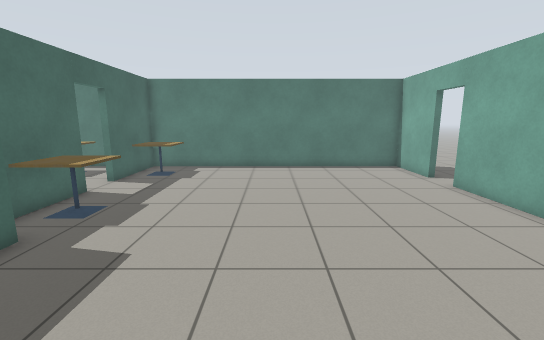
View 1 (above)

17 first-person views from a walk through a world built for the Gazebo simulator. The camera is 1.3 m above the floor, tilts 10° down and sees 90° across. The floor is counted in squares, 0.5 m on a side. Each view is taken from the middle of a square. On the plan, view 1 faces up. The plan holds only what a view shows up to about 18 squares ahead; the rest is blank. Robots are left out.

View 2
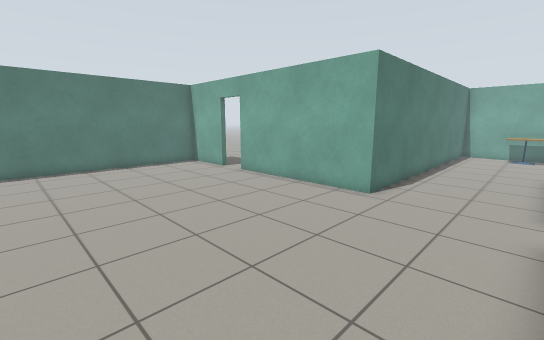

View 3
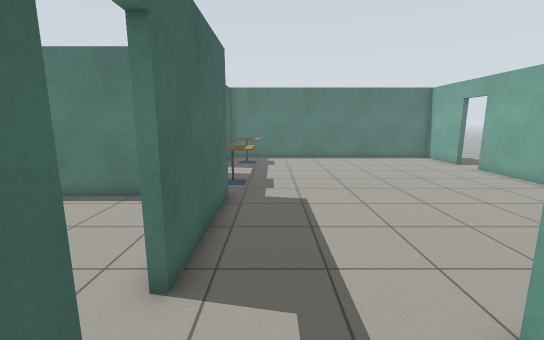

View 4
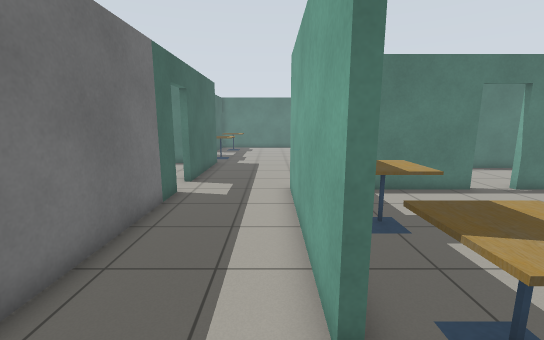

View 5
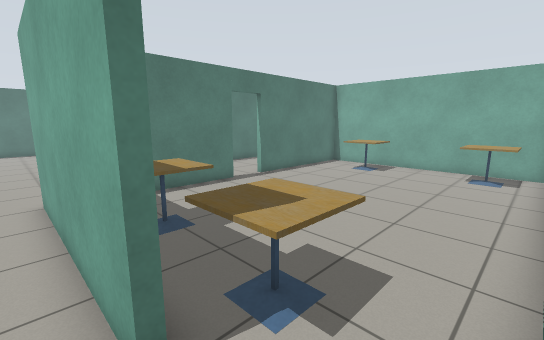

View 6
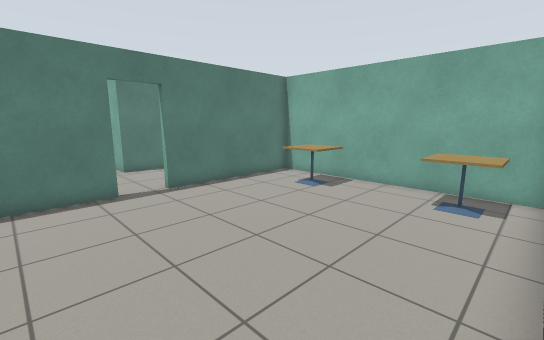

View 7
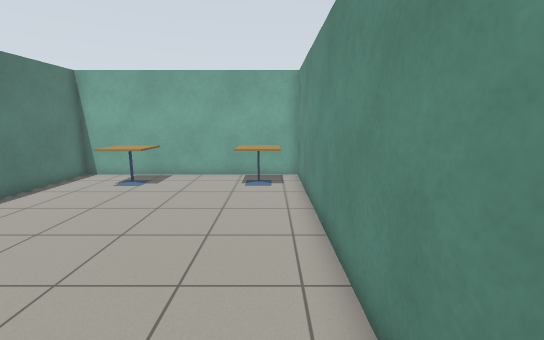

View 8
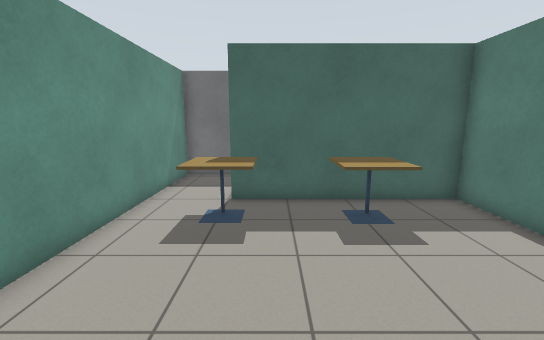

View 9
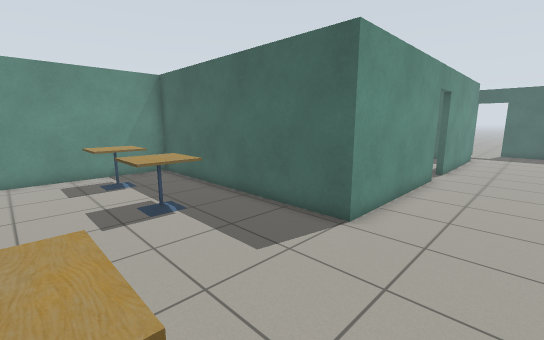

View 10
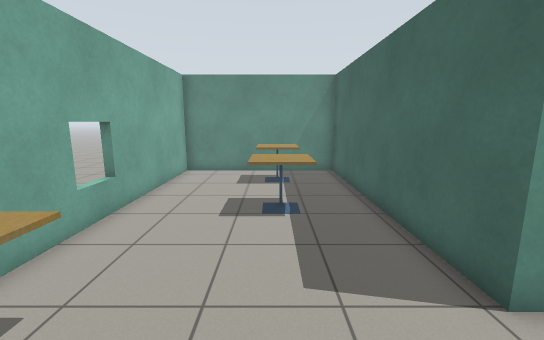

View 11
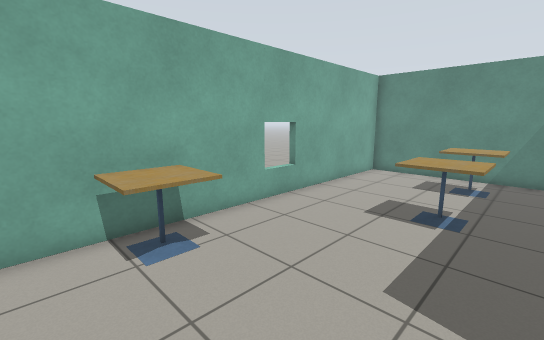

View 12
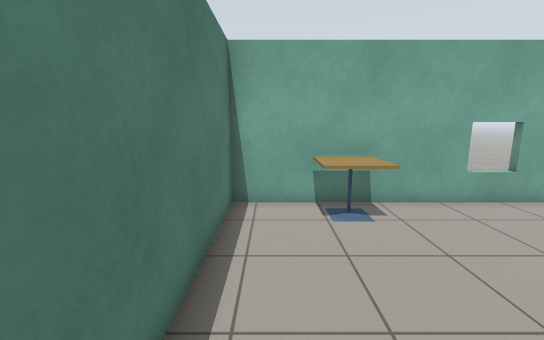

View 13
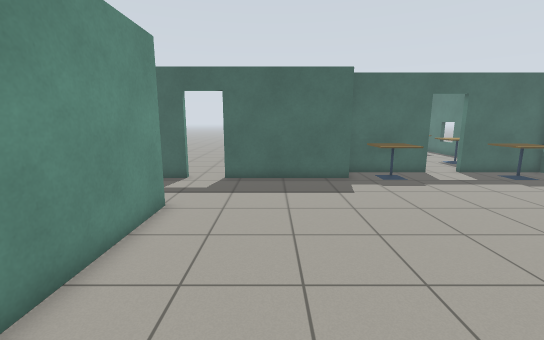

View 14
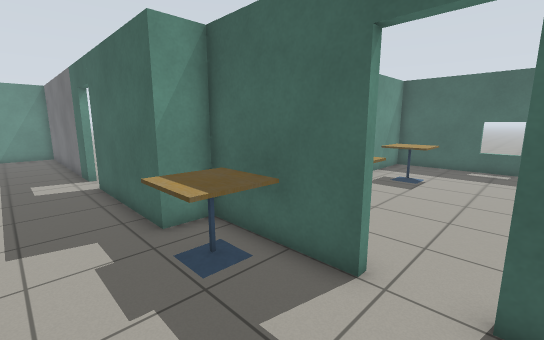

View 15
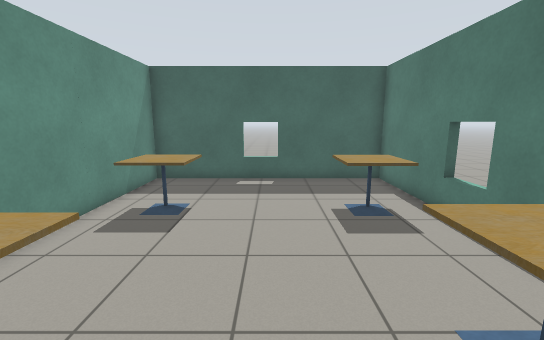

View 16
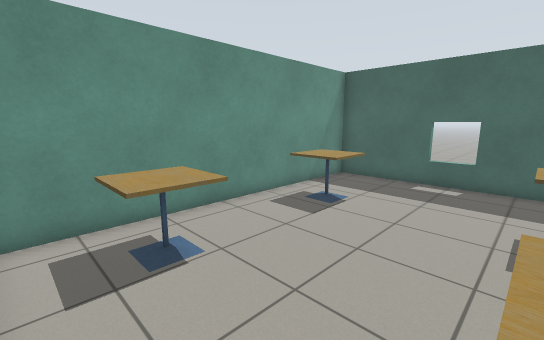

View 17
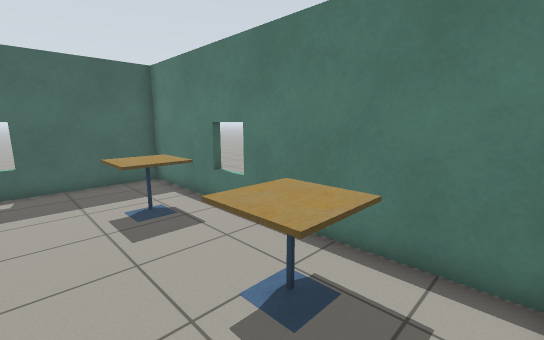

### Floor plan
Points are (right, up) in squares from view 1. A wall is a line through its corners. A room is listed if a view was taken in it or the views show most of it. See-through windows are left out.
Room 1 (views 1, 2, 3, 4, 5, 13, 14)
walls: (7.4, 3.3) (7.4, 10.9); (-7, 10.1) (-7, 5.6) (-5.6, 5.6) (-5.6, -0.2); (-5.6, -2) (-5.6, -12.3) (-1.6, -12.3); (7.4, 12.6) (7.4, 16) (-7, 16) (-7, 11.8); (-1.3, -9.4) (-1.3, -1.4) (5.7, -1.4)
ways out: opening at (-1, -11) to room 2; open door at (6.5, -1.5) to room 2; opening at (7.3, 1) to room 3; open door at (-7, 10.5) to room 4; open door at (-6, -1.5); open door at (7.7, 11.7)
objects: cafe table (-6, 7) to (-5, 8); cafe table (-6, 13) to (-5, 14)
Room 2 (views 6, 7, 8)
walls: (5.7, -1.7) (-1, -1.7) (-1, -9.4) (-1.3, -9.4); (-1.6, -12.3) (14.4, -12.3) (14.4, -1.7) (7.5, -1.7)
ways out: opening at (-1, -11) to room 1; open door at (6.5, -1.5) to room 1
objects: cafe table (0, -10) to (1, -9); cafe table (0, -6) to (1, -5); cafe table (12, -11) to (13, -10); cafe table (12, -6) to (13, -4)
Room 3 (views 9, 10, 11, 12)
walls: (7.5, -1.4) (14.7, -1.4) (14.7, -12.6) (22.6, -12.6) (22.6, 3.3) (7.4, 3.3)
ways out: opening at (7.3, 1) to room 1
objects: cafe table (17, -11) to (18, -10); cafe table (17, -7) to (18, -5); cafe table (21, -1) to (22, 0)
Room 4 (views 15, 16, 17)
walls: (-7.6, 16) (-20.5, 16) (-20.5, 5.6) (-7.8, 5.6)
ways out: open door at (-7, 10.5) to room 1
objects: cafe table (-17, 7) to (-15, 8); cafe table (-17, 13) to (-15, 15); cafe table (-11, 7) to (-9, 8); cafe table (-11, 13) to (-10, 15)

Where each view was taken, in squares from view 1:
view 1: 0 up, 0 right, facing up
view 2: 1 down, 2 left, facing up-right
view 3: 4 down, 4 left, facing up
view 4: 12 down, 2 left, facing up
view 5: 12 down, 2 left, facing up-right
view 6: 12 down, 3 right, facing up-right
view 7: 11 down, 1 right, facing right
view 8: 8 down, 8 right, facing left
view 9: 2 up, 21 right, facing down-left
view 10: 2 up, 18 right, facing down
view 11: 2 up, 16 right, facing down-right
view 12: 2 up, 14 right, facing right
view 13: 2 up, 7 right, facing left
view 14: 12 up, 3 left, facing down-left
view 15: 11 up, 8 left, facing left
view 16: 13 up, 8 left, facing down-left
view 17: 11 up, 8 left, facing up-left
